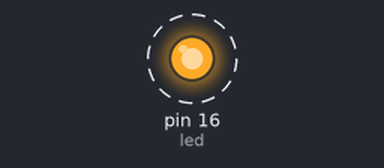
A program run on a simulated MicroPython board. On the bench: output pins drawn as LEDs (lit = HIGH). Dashed ring = blinking. What the program prints to the serial console is not drawn.

Above: at 0.2 s.
Timing chart, 0 to 3.0 s (numbered marks = the images above):
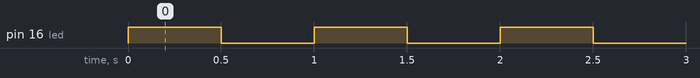

The program:

Led_Blink.py
```python
from machine import Pin
import time

# DPIO16對應到D0
led = Pin(16, Pin.OUT)

while True:
    led.value(1)   #燈亮
    time.sleep(0.5)#暫停 0.5 秒

    led.value(0)   #燈熄
    time.sleep(0.5)#暫停 0.5 秒
    print("Hello")
```

Measured:
- by itself, pin 16 (led): alternates HIGH for 0.50 s and LOW for 0.50 s
